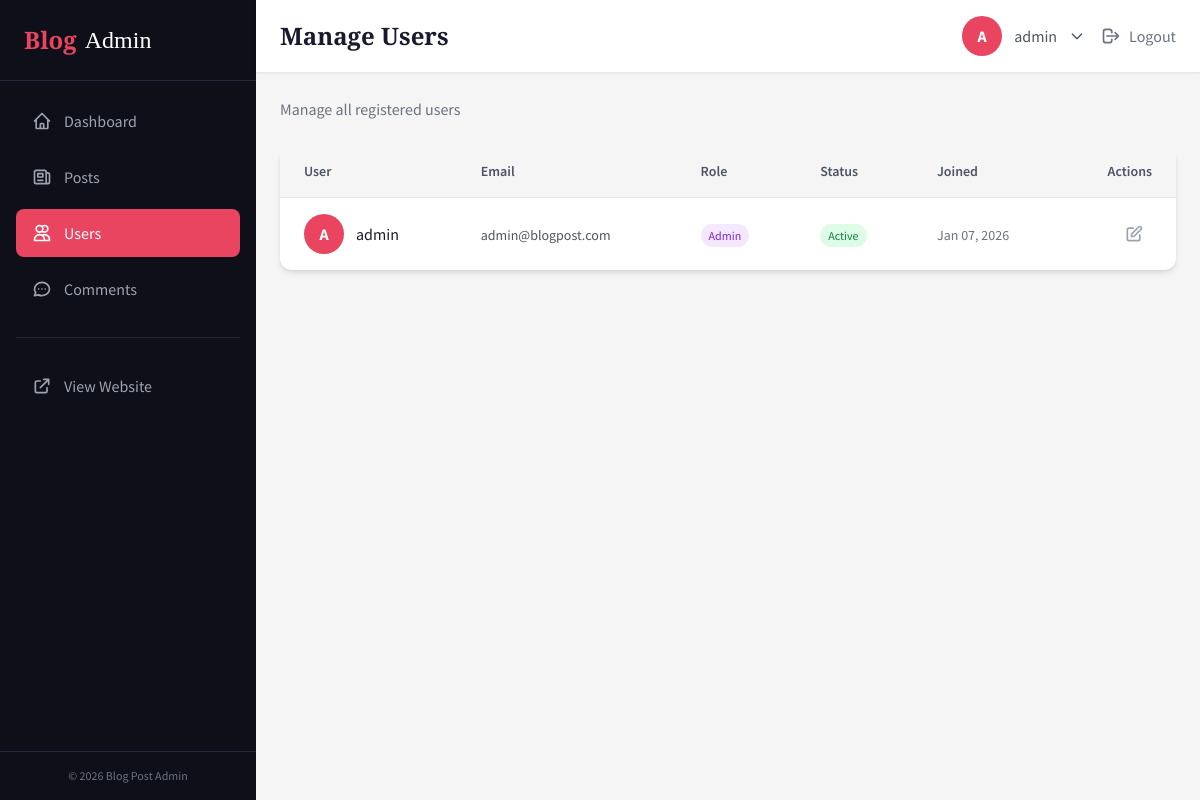
Screenshot of /dashboard/users (signed in) with the database file from the repository.
### tables this page shows
CREATE TABLE IF NOT EXISTS users (
    id INT AUTO_INCREMENT PRIMARY KEY,
    email VARCHAR(255) NOT NULL UNIQUE,
    username VARCHAR(100) NOT NULL UNIQUE,
    password_hash VARCHAR(255) NOT NULL,
    role ENUM('user', 'admin') DEFAULT 'user',
    avatar_url VARCHAR(500) NULL,
    status ENUM('active', 'suspended') DEFAULT 'active',
    created_at TIMESTAMP DEFAULT CURRENT_TIMESTAMP,
    updated_at TIMESTAMP DEFAULT CURRENT_TIMESTAMP ON UPDATE CURRENT_TIMESTAMP,
    INDEX idx_email (email),
    INDEX idx_username (username),
    INDEX idx_role (role),
    INDEX idx_status (status)
);

### core/Controller.php (called while the page is built, shortened)
<?php
class Controller
{
    protected function view(string $view, array $data = []): void
    {
        extract($data);
        $viewPath = BASE_PATH . '/app/views/' . $view . '.php';
        require_once $viewPath;
    }
}

### app/controllers/dashboard/UserController.php (called while the page is built, shortened)
<?php
require_once BASE_PATH . '/core/Controller.php';
class UserController extends Controller
{
    private User $userModel;
    public function __construct()
    {
        $this->userModel = new User();
    }
    public function index(): void
    {
        $users = $this->userModel->all();
        $this->view('dashboard/users/index', [
            'pageTitle' => 'Manage Users',
            'users' => $users,
            'success' => Session::getFlash('success'),
            'error' => Session::getFlash('error'),
        ]);
    }
}

### public/index.php (called while the page is built, shortened)
<?php
require_once BASE_PATH . '/core/Database.php';
require_once BASE_PATH . '/core/Router.php';
$router = new Router();
try {
    $router->dispatch();
} catch (Exception $e) {
    if (true) {
        echo '<h1>Error</h1>';
        echo '<p>' . htmlspecialchars($e->getMessage()) . '</p>';
        echo '<pre>' . htmlspecialchars($e->getTraceAsString()) . '</pre>';
    } else {
        http_response_code(500);
        echo '<h1>500 - Internal Server Error</h1>';
    }
}

### config/database.php (called while the page is built)
<?php
return [
    'host' => 'localhost',
    'database' => 'blog_post_db',
    'username' => 'root',
    'password' => '',
    'charset' => 'utf8mb4',
];

### core/Database.php (called while the page is built, shortened)
<?php
class Database
{
    private static ?PDO $instance = null;
    public static function getInstance(): PDO
    {
        if (self::$instance === null) {
            $config = require_once BASE_PATH . '/config/database.php';
            $dsn = "mysql:host={$config['host']};dbname={$config['database']};charset={$config['charset']}";
            try {
                self::$instance = new PDO($dsn, $config['username'], $config['password'], [
                    PDO::ATTR_ERRMODE => PDO::ERRMODE_EXCEPTION,
                    PDO::ATTR_DEFAULT_FETCH_MODE => PDO::FETCH_ASSOC,
                    PDO::ATTR_EMULATE_PREPARES => false,
                ]);
            } catch (PDOException $e) {
                throw new Exception("Database connection failed: " . $e->getMessage());
            }
        }
        return self::$instance;
    }
}

### core/Model.php (called while the page is built, shortened)
<?php
class Model
{
    protected PDO $db;
    protected string $table;
    public function __construct()
    {
        $this->db = Database::getInstance();
    }
    public function all(): array
    {
        $stmt = $this->db->query("SELECT * FROM {$this->table}");
        return $stmt->fetchAll();
    }
}

### app/views/dashboard/users/index.php (the view, shortened to what this page needs)
<div class="mb-6">
    <p class="text-gray-500">Manage all registered users</p>
</div>
<div class="bg-white rounded-xl shadow-md overflow-hidden">
    <?php if (empty($users)): ?>
        <div class="text-center py-12">
            <svg class="w-16 h-16 mx-auto text-gray-300 mb-4" fill="none" stroke="currentColor" viewBox="0 0 24 24">
                <path stroke-linecap="round" stroke-linejoin="round" stroke-width="2" d="M12 4.354a4 4 0 110 5.292M15 21H3v-1a6 6 0 0112 0v1zm0 0h6v-1a6 6 0 00-9-5.197M13 7a4 4 0 11-8 0 4 4 0 018 0z"/>
            </svg>
            <p class="text-gray-500">No users found.</p>
        </div>
    <?php else: ?>
        <table class="w-full">
            <thead class="bg-light border-b border-gray-200">
                <tr>
                    <th class="text-left px-6 py-4 text-sm font-semibold text-gray-600">User</th>
                    <th class="text-left px-6 py-4 text-sm font-semibold text-gray-600">Email</th>
                    <th class="text-left px-6 py-4 text-sm font-semibold text-gray-600">Role</th>
                    <th class="text-left px-6 py-4 text-sm font-semibold text-gray-600">Status</th>
                    <th class="text-left px-6 py-4 text-sm font-semibold text-gray-600">Joined</th>
                    <th class="text-right px-6 py-4 text-sm font-semibold text-gray-600">Actions</th>
                </tr>
            </thead>
            <tbody class="divide-y divide-gray-100">
                <?php foreach ($users as $user): ?>
                    <tr class="hover:bg-gray-50 transition-colors">
                        <td class="px-6 py-4">
                            <div class="flex items-center space-x-3">
                                <div class="w-10 h-10 bg-accent rounded-full flex items-center justify-center text-white font-bold">
                                    <?= strtoupper(substr($user['username'], 0, 1)) ?>
                                </div>
                                <span class="font-medium text-primary"><?= htmlspecialchars($user['username']) ?></span>
                            </div>
                        </td>
                        <td class="px-6 py-4">
                            <span class="text-sm text-gray-600"><?= htmlspecialchars($user['email']) ?></span>
                        </td>
                        <td class="px-6 py-4">
                            <?php if ($user['role'] === 'admin'): ?>
                                <span class="bg-purple-100 text-purple-700 text-xs px-2 py-1 rounded-full">Admin</span>
                            <?php else: ?>
                                <span class="bg-blue-100 text-blue-700 text-xs px-2 py-1 rounded-full">User</span>
                            <?php endif; ?>
                        </td>
                        <td class="px-6 py-4">
                            <?php if ($user['status'] === 'active'): ?>
                                <span class="bg-green-100 text-green-700 text-xs px-2 py-1 rounded-full">Active</span>
                            <?php else: ?>
                                <span class="bg-red-100 text-red-700 text-xs px-2 py-1 rounded-full">Suspended</span>
                            <?php endif; ?>
                        </td>
                        <td class="px-6 py-4">
                            <span class="text-sm text-gray-500"><?= date('M d, Y', strtotime($user['created_at'])) ?></span>
                        </td>
                        <td class="px-6 py-4">
                            <div class="flex items-center justify-end space-x-2">
                                <a href="/blog-post/dashboard/users/<?= $user['id'] ?>/edit"
                                   class="p-2 text-gray-400 hover:text-blue-600 transition-colors"
                                   title="Edit">
                                    <svg class="w-5 h-5" fill="none" stroke="currentColor" viewBox="0 0 24 24">
                                        <path stroke-linecap="round" stroke-linejoin="round" stroke-width="2" d="M11 5H6a2 2 0 00-2 2v11a2 2 0 002 2h11a2 2 0 002-2v-5m-1.414-9.414a2 2 0 112.828 2.828L11.828 15H9v-2.828l8.586-8.586z"/>
                                    </svg>
                                </a>
                            </div>
                        </td>
                    </tr>
                <?php endforeach; ?>
            </tbody>
        </table>
    <?php endif; ?>
</div>
<?php
require_once BASE_PATH . '/app/views/dashboard/layouts/main.php';
?>

### core/Router.php (shortened to what this page needs)
<?php
class Router
{
    private array $routes = [];
    private function addRoute(string $method, string $path, string $controller, string $action, array $middleware): void
    {
        $pattern = preg_replace('/\{([a-zA-Z]+)\}/', '(?P<$1>[^/]+)', $path);
        $pattern = '#^' . $pattern . '$#';
        $this->routes[] = [
            'method' => $method,
            'path' => $path,
            'pattern' => $pattern,
            'controller' => $controller,
            'action' => $action,
            'middleware' => $middleware,
        ];
    }
    public function dispatch(): void
    {
        $requestUri = parse_url($_SERVER['REQUEST_URI'], PHP_URL_PATH);
        $basePath = '/blog-post';
        if (strpos($requestUri, $basePath) === 0) {
            $requestUri = substr($requestUri, strlen($basePath));
        }
        $requestMethod = $_SERVER['REQUEST_METHOD'];
        foreach ($this->routes as $route) {
            if ($route['method'] !== $requestMethod) {
                continue;
            }
            if (preg_match($route['pattern'], $requestUri, $matches)) {
                $params = array_filter($matches, 'is_string', ARRAY_FILTER_USE_KEY);
                $controller = new $controllerClass();
                $action = $route['action'];
                call_user_func_array([$controller, $action], $params);
                return;
            }
        }
    }
}

### public/css/dashboard.css (style rules this page uses)
* { scroll-behavior: smooth; }
table { width: 100%; border-collapse: collapse; }
table th, table td { text-align: left; }

### rows the page displays
users: username "A", username "admin", email "admin@blogpost.com", role "Admin", status "Active", created_at "Jan 07, 2026"
